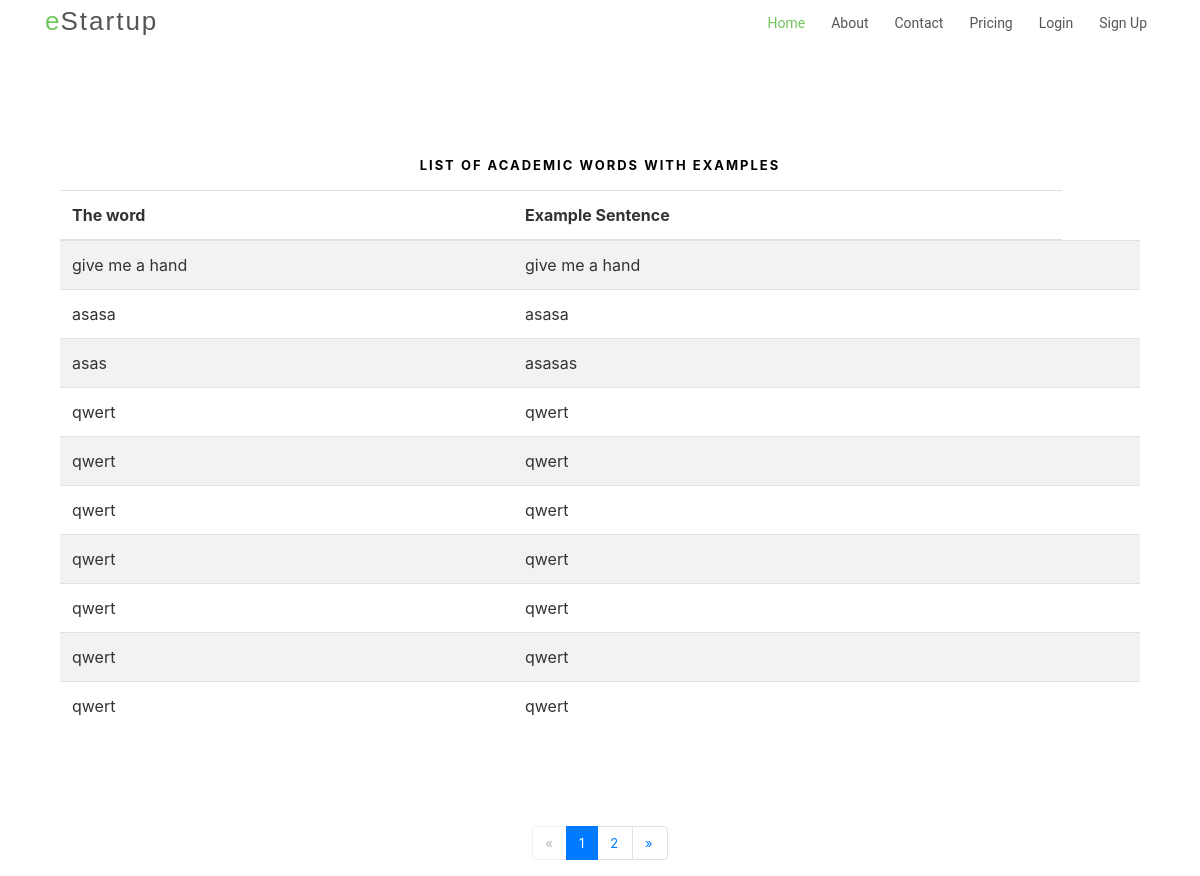
Screenshot of /modules/academic-vocabulary-builder/ with the database file from the repository.
### modules/models.py (models this page shows)
class StatusAbstract(models.Model):
    active = models.BooleanField(default=False)
    free = models.BooleanField(default=True)
    class Meta:
        abstract = True

class AcademicVocabulary(StatusAbstract):
    word = models.CharField(max_length=150, blank=False)
    academic_in_sentence = models.CharField(max_length=300, blank=False)

### modules/views.py (the view)
# urls.py: path('academic-vocabulary-builder/', AcademicVocabularyListView.as_view()),
class AcademicVocabularyListView(AbstractListView):
    model = AcademicVocabulary
    template_name = 'questions/academic-vocabulary.html'
    paginate_by = 10

### modules/views.py (called while the page is built)
    def get_queryset(self):
        qs = super().get_queryset()
        queryset = qs.filter(active=True)
        return queryset

### modules/templates/questions/academic-vocabulary.html (shortened to what this page needs)
{% extends "base.html" %}
{% block content %}
<section id="get-started" class="padd-section text-center">
<br>
<br>
<br>
<div class="container">
    <div class="container-fluid text-center">
        <div class="row content">
          <div class="col-sm-12 text-center">
              <h4 class="card-title">List of Academic words with Examples</h4>
              <table class="table table-striped text-left">
                  <thead>
                    <tr>
                      <th scope="col">The word</th>
                      <th scope="col">Example Sentence</th>
                    </tr>
                  </thead>
                  <tbody>
                      {% for word in object_list %}
                    <tr>
                      <td>{{word.word}}</td>
                      <td>{{word.academic_in_sentence}}</td>
                      <td><h4 class="card-title"></h4></td>
                    </tr>
                    {% endfor %}
                  </tbody>
                </table>
          </div>
          </div>
        </div>
      </div>
    </section>
      {% block pagination %}
      {% include "pagination.html" %}
      {% endblock %}
      {% endblock %}

### modules/static/css/style.css (style rules this page uses)
body { background-color: #fff; color: #333; }
h1, h2, h3, h4, h5, h6 { margin: 0; }
h4 { color: #000; font-size: 13px; font-weight: 700; letter-spacing: 2px; text-transform: uppercase; line-height: 2; }
.padd-section { padding-bottom: 80px; padding-top: 80px; }
#get-started { display: inline-block; height: 100%; width: 100%; }

### rows the page displays
AcademicVocabulary: word "give me a hand", academic_in_sentence "give me a hand"
AcademicVocabulary: word "asasa", academic_in_sentence "asasa"
AcademicVocabulary: word "asas", academic_in_sentence "asasas"
AcademicVocabulary: word "qwert", academic_in_sentence "qwert"
AcademicVocabulary: word "qwert", academic_in_sentence "qwert"
AcademicVocabulary: word "qwert", academic_in_sentence "qwert"
AcademicVocabulary: word "qwert", academic_in_sentence "qwert"
AcademicVocabulary: word "qwert", academic_in_sentence "qwert"
AcademicVocabulary: word "qwert", academic_in_sentence "qwert"
AcademicVocabulary: word "qwert", academic_in_sentence "qwert"

### other values shown
{{ i }} "1"
{{ i }} "2"
